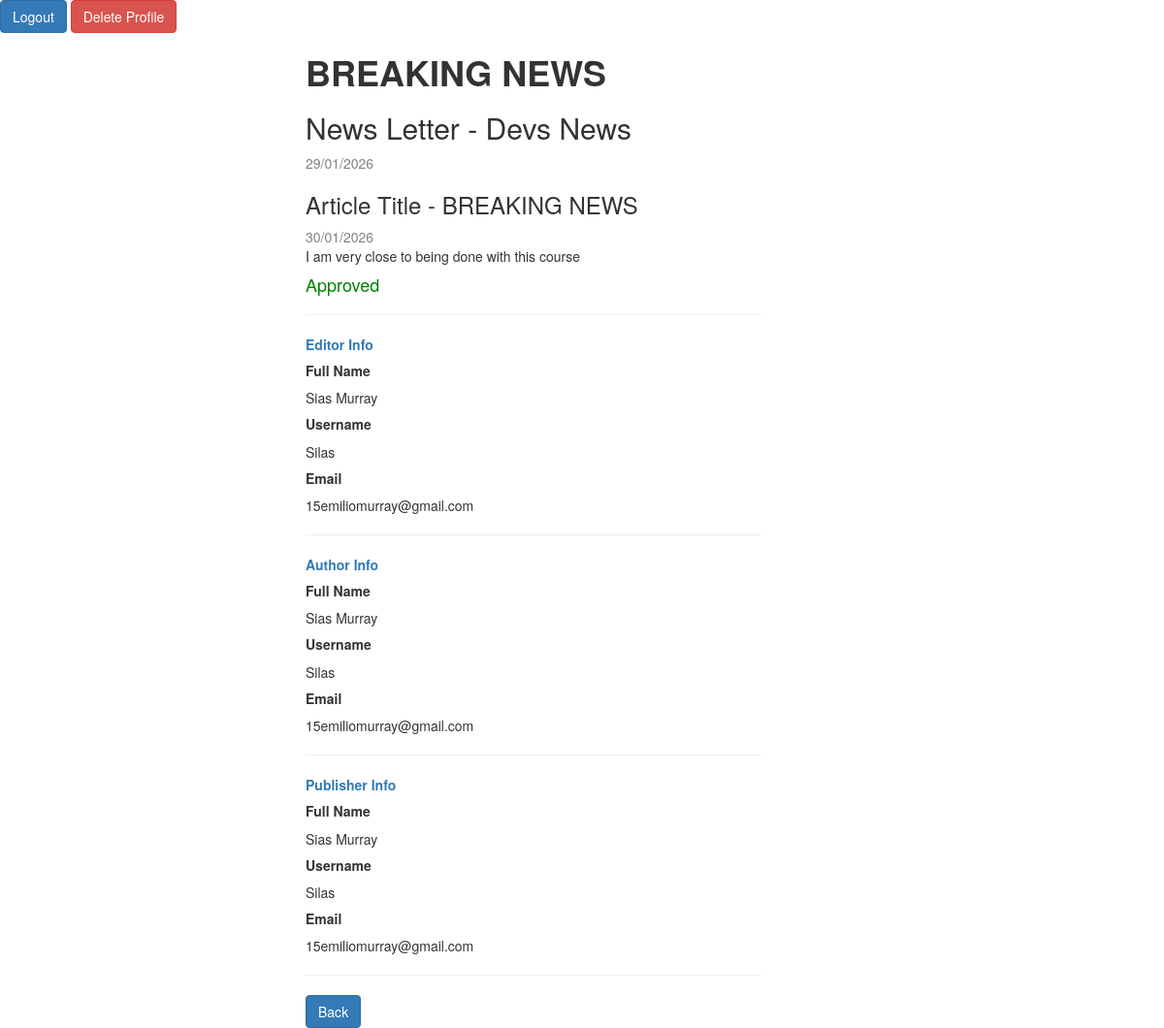
Screenshot of /detailed_view/Devs News/BREAKING NEWS/ (signed in) with the database file from the repository.
### publishing/models.py (models this page shows, shortened)
class Articles(models.Model):
    news_letter = models.ForeignKey(Newsletter, on_delete=models.CASCADE, related_name="newsletter_articles")
    title = models.CharField(max_length=20)
    content = models.CharField(max_length=200)
    author = models.ForeignKey(Users, on_delete=models.CASCADE, related_name="author_articles")
    created_at = models.DateTimeField(auto_now_add=True)
    approved = models.BooleanField(default=False)
    publisher = models.ForeignKey(Users, on_delete=models.CASCADE, related_name="publisher_articles")

class Newsletter(models.Model):
    title = models.CharField(max_length=30)
    created_at = models.DateTimeField(auto_now_add=True)
    author = models.ForeignKey(Users, on_delete=models.CASCADE)

class Users(AbstractUser):
    role = models.CharField(max_length=50)

### publishing/views.py (the view)
# urls.py: path("detailed_view/<str:news_letter_title>/<str:title>/", views.article_detailed_view, name="Article_Detailed"),
def article_detailed_view(request, news_letter_title, title):
    news_letter = Newsletter.objects.get(title=news_letter_title)
    article = Articles.objects.get(news_letter=news_letter, title=title)
    context = {
        "article": article
    }
    if article.approved:
        editor = ArticlesEditors.objects.get(news_letter=news_letter, article=article)
        context["editor"] = editor.user
    return render(request, "article_detailed_view.html", context)

### publishing/templates/article_detailed_view.html (shortened to what this page needs)
{% extends 'base.html' %}
{% block heading %}
{{ article.title }}
{% endblock %}
{% block content %}
    <div>
        <h2>News Letter - {{ article.news_letter.title }}</h2>
        <a style="color: grey">{{ article.news_letter.created_at|date:"d/m/Y" }}</a>
        <h3>Article Title - {{ article.title }}</h3>
        <a style="color: grey">{{ article.created_at|date:"d/m/Y" }}</a>
        <p>
            {{ article.content }}
        </p>
        {% if article.approved == True %}
            <h4 style="color: green;">Approved</h4>
            <hr>
            <div>
                <a style="color: light blue"><strong>Editor Info</strong></a>
                <div>
                    <h5><strong>Full Name</strong></h5>
                    {{ editor.first_name }}
                    {{ editor.last_name }}
                </div>
                <div>
                    <h5><strong>Username</strong></h5>
                    {{ editor.username }}
                </div>
                <div>
                    <h5><strong>Email</strong></h5>
                    {{ editor.email }}
                </div>
            </div>
        {% else %}
            <h4 style="color: red;">Not Approved</h4>
        {% endif %}
        <hr>
        <div>
            <a style="color: light blue"><strong>Author Info</strong></a>
            <div>
                <h5><strong>Full Name</strong></h5>
                {{ article.author.first_name }}
                {{ article.author.last_name }}
            </div>
            <div>
                <h5><strong>Username</strong></h5>
                {{ article.author.username }}
            </div>
            <div>
                <h5><strong>Email</strong></h5>
                {{ article.author.email }}
            </div>
        </div>
        <hr>
        <div>
            <a style="color: light blue"><strong>Publisher Info</strong></a>
            <div>
                <h5><strong>Full Name</strong></h5>
                {{ article.publisher.first_name }}
                {{ article.publisher.last_name }}
            </div>
            <div>
                <h5><strong>Username</strong></h5>
                {{ article.publisher.username }}
            </div>
            <div>
                <h5><strong>Email</strong></h5>
                {{ article.publisher.email }}
            </div>
        </div>
    </div>
    <hr>
    <a href="{% url 'Article_View' title=article.news_letter.title %}"
    class="btn btn-primary">Back</a>
{% endblock %}

### rows the page displays
Articles: title "BREAKING NEWS", news_letter "Devs News", news_letter.created_at "29/01/2026", created_at "30/01/2026", content "I am very close to being done with this course", author.first_name "Sias", author.last_name "Murray", author.username "Silas", author.email "15emiliomurray@gmail.com", publisher.first_name "Sias", publisher.last_name "Murray", publisher.username "Silas", publisher.email "15emiliomurray@gmail.com"
Users: first_name "Sias", last_name "Murray", username "Silas", email "15emiliomurray@gmail.com"
